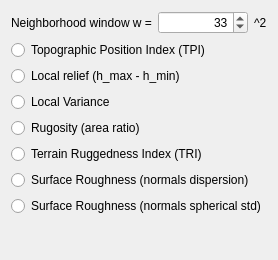
          <widget class="QWidget" name="pageRelief">
           <property name="geometry">
            <rect>
             <x>0</x>
             <y>0</y>
             <width>278</width>
             <height>260</height>
            </rect>
           </property>
           <attribute name="label">
            <string>Local: relief, ruggedness, roughness</string>
           </attribute>
           <layout class="QVBoxLayout" name="verticalLayout_8">
            <item>
             <layout class="QHBoxLayout" name="horizontalLayout_11">
              <item>
               <widget class="QLabel" name="label_demRelief_radius">
                <property name="text">
                 <string>Neighborhood window w =</string>
                </property>
               </widget>
              </item>
              <item>
               <widget class="QSpinBox" name="dem_localRelief_w">
                <property name="alignment">
                 <set>Qt::AlignmentFlag::AlignRight|Qt::AlignmentFlag::AlignTrailing|Qt::AlignmentFlag::AlignVCenter</set>
                </property>
                <property name="suffix">
                 <string/>
                </property>
                <property name="minimum">
                 <number>3</number>
                </property>
                <property name="maximum">
                 <number>1001</number>
                </property>
                <property name="singleStep">
                 <number>2</number>
                </property>
                <property name="value">
                 <number>33</number>
                </property>
               </widget>
              </item>
              <item>
               <widget class="QLabel" name="label_18">
                <property name="sizePolicy">
                 <sizepolicy hsizetype="Fixed" vsizetype="Preferred">
                  <horstretch>0</horstretch>
                  <verstretch>0</verstretch>
                 </sizepolicy>
                </property>
                <property name="text">
                 <string>^2</string>
                </property>
               </widget>
              </item>
             </layout>
            </item>
            <item>
             <widget class="QRadioButton" name="dem_tpi">
              <property name="text">
               <string>Topographic Position Index (TPI)</string>
              </property>
             </widget>
            </item>
            <item>
             <widget class="QRadioButton" name="dem_localRelief">
              <property name="text">
               <string>Local relief (h_max - h_min)</string>
              </property>
             </widget>
            </item>
            <item>
             <widget class="QRadioButton" name="dem_localVariance">
              <property name="text">
               <string>Local Variance</string>
              </property>
             </widget>
            </item>
            <item>
             <widget class="QRadioButton" name="dem_areaRatio">
              <property name="text">
               <string>Rugosity (area ratio)</string>
              </property>
             </widget>
            </item>
            <item>
             <widget class="QRadioButton" name="dem_ruggedness">
              <property name="text">
               <string>Terrain Ruggedness Index (TRI)</string>
              </property>
             </widget>
            </item>
            <item>
             <widget class="QRadioButton" name="dem_surfaceRoughness">
              <property name="text">
               <string>Surface Roughness (normals dispersion)</string>
              </property>
             </widget>
            </item>
            <item>
             <widget class="QRadioButton" name="dem_surfaceRoughnessStd">
              <property name="text">
               <string>Surface Roughness (normals spherical std)</string>
              </property>
             </widget>
            </item>
            <item>
             <spacer name="verticalSpacer_2">
              <property name="orientation">
               <enum>Qt::Orientation::Vertical</enum>
              </property>
              <property name="sizeHint" stdset="0">
               <size>
                <width>20</width>
                <height>40</height>
               </size>
              </property>
             </spacer>
            </item>
           </layout>
          </widget>
